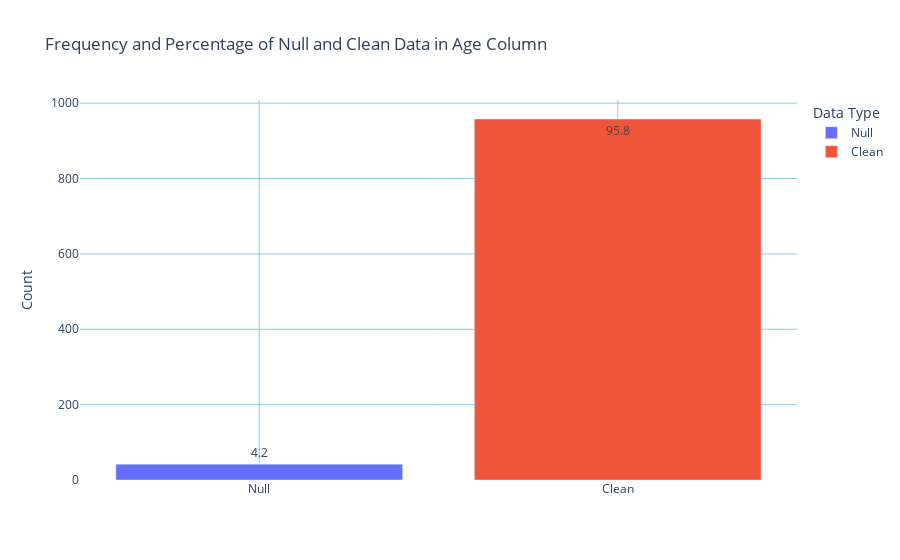

Write notebook code for a chart like this one.
### Markdown cell above
> <h5 style="color:red;"> 1. FREQUENCY /PERCENT  OF CLEAN AND NULL VALUES</h5>

### Code cell
# Calculate null counts and clean data counts
null_counts = df['age'].isnull().sum()
clean_data_counts = df['age'].notnull().sum()

# Calculate percentages
total_count = len(df)
percent_null = (null_counts / total_count) * 100
percent_clean = (clean_data_counts / total_count) * 100

# Create a DataFrame for visualization
data = {
    'Type': ['Null', 'Clean'],
    'Count': [null_counts, clean_data_counts],
    'Percentage': [percent_null, percent_clean]
}
df_visualize = pd.DataFrame(data)

# Create a bar plot figure
fig = px.bar(df_visualize, x='Type', y='Count', text='Percentage',
             labels={'Type': 'Data Type', 'Count': 'Count', 'Percentage': 'Percentage (%)'},
             title='Frequency and Percentage of Null and Clean Data in Age Column',
             color='Type',
             hover_data={'Percentage': ':.2f%'})

# Update layout for customization
fig.update_layout(
    xaxis_title='',
    yaxis_title='Count',
    plot_bgcolor='rgba(0,0,0,0)',  # Remove background color
    xaxis=dict(showgrid=True, gridwidth=1, gridcolor='skyblue'),  # Add x-axis gridlines
    yaxis=dict(showgrid=True, gridwidth=1, gridcolor='skyblue'),  # Add y-axis gridlines
)
fig.show()

### Figure 1 — Plotly figure (JSON) as saved in the notebook; plotly's stock layout.template omitted (floating-point values rounded to 4 significant figures)
{"data": [{"alignmentgroup": "True", "customdata": [[4.2]], "hovertemplate": "Data Type=%{x}<br>Count=%{y}<br>Percentage (%)=%{customdata[0]:.2f%}<extra></extra>", "legendgroup": "Null", "marker": {"color": "#636efa", "pattern": {"shape": ""}}, "name": "Null", "offsetgroup": "Null", "orientation": "v", "showlegend": true, "text": [4.2], "textposition": "auto", "type": "bar", "x": ["Null"], "xaxis": "x", "y": [42], "yaxis": "y"}, {"alignmentgroup": "True", "customdata": [[95.8]], "hovertemplate": "Data Type=%{x}<br>Count=%{y}<br>Percentage (%)=%{customdata[0]:.2f%}<extra></extra>", "legendgroup": "Clean", "marker": {"color": "#EF553B", "pattern": {"shape": ""}}, "name": "Clean", "offsetgroup": "Clean", "orientation": "v", "showlegend": true, "text": [95.8], "textposition": "auto", "type": "bar", "x": ["Clean"], "xaxis": "x", "y": [958], "yaxis": "y"}], "layout": {"autosize": true, "barmode": "relative", "legend": {"title": {"text": "Data Type"}, "tracegroupgap": 0}, "plot_bgcolor": "rgba(0, 0, 0, 0)", "title": {"text": "Frequency and Percentage of Null and Clean Data in Age Column"}, "xaxis": {"anchor": "y", "autorange": true, "categoryarray": ["Null", "Clean"], "categoryorder": "array", "domain": [0, 1], "gridcolor": "skyblue", "gridwidth": 1, "range": [-0.5, 1.5], "showgrid": true, "title": {"text": ""}, "type": "category"}, "yaxis": {"anchor": "x", "autorange": true, "domain": [0, 1], "gridcolor": "skyblue", "gridwidth": 1, "range": [0, 1008.0], "showgrid": true, "title": {"text": "Count"}, "type": "linear"}}}
